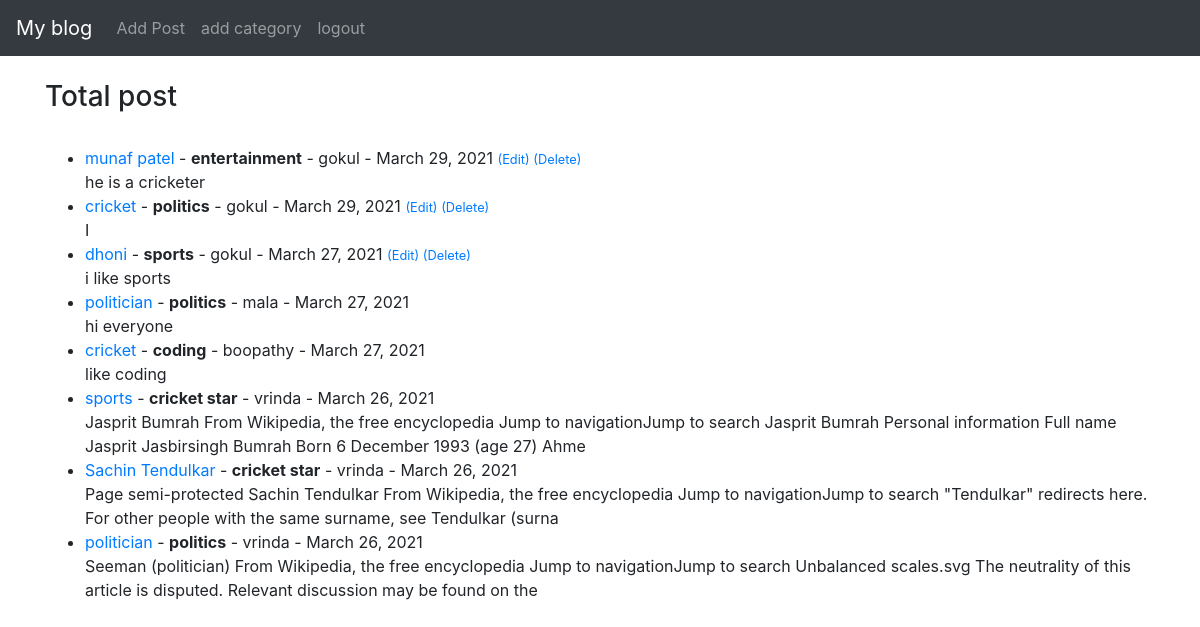
The page / (signed in) on the database its author committed.
### blogapp/models.py (models this page shows, shortened)
class post(models.Model):
    title = models.CharField(max_length=255)
    title_tag = models.CharField(max_length=255, default='My blog')
    author=models.ForeignKey(User,on_delete=models.CASCADE)
    body = models.TextField()
    postdate=models.DateField(auto_now=True)
    category=models.CharField(max_length=255,default='noncategorized')
    image = models.ImageField(null=True,blank=True, upload_to="images/")

### blogapp/views.py (the view)
# urls.py: path('',HomeView.as_view(),name='home'),
class HomeView(ListView):
    model = post
    template_name = 'home.html'
    ordering = ['-postdate']

### templates/home.html (shortened to what this page needs)
{% extends 'base.html' %}
{% block content%}
<h3>Total post</h3><br/>
<ul>
{% for post in object_list %}
    <li><a href="{% url 'articledetail' post.pk%}">{{post.title}} </a>
        - <strong>{{post.category}}</strong>
        - {{post.author}} - {{post.postdate}}
        <small>
            {% if user.is_authenticated %}
                {% if user.id == post.author.id %}
                   <a href="{% url 'update' post.pk %}">(Edit)</a>
                   <a href="{% url 'delete' post.pk %}">(Delete)</a>
                {% endif %}
            {% endif %}
    </small><br/>
        {{post.body | slice:"200"|safe }}</li>
{% endfor %}
</ul>
{% endblock %}

### rows shown on the page
post: title "munaf patel", category "entertainment", author "gokul", postdate "March 29, 2021", shows "(Edit)", body "he is a cricketer"
post: title "cricket", category "politics", author "gokul", postdate "March 29, 2021", shows "(Edit)", body "I"
post: title "dhoni", category "sports", author "gokul", postdate "March 27, 2021", shows "(Edit)", body "i like sports"
post: title "politician", category "politics", author "mala", postdate "March 27, 2021", body "hi everyone"
post: title "cricket", category "coding", author "boopathy", postdate "March 27, 2021", body "like coding"
post: title "sports", category "cricket star", author "vrinda", postdate "March 26, 2021", body "Jasprit Bumrah From Wikipedia, the free encyclopedia Jump to navigationJump to search Jasprit Bumrah Personal information Full name Jasprit Jasbirsingh Bumrah Born 6 December 1993 (age 27) Ahme"
post: title "Sachin Tendulkar", category "cricket star", author "vrinda", postdate "March 26, 2021", body "Page semi-protected Sachin Tendulkar From Wikipedia, the free encyclopedia Jump to navigationJump to search \"Tendulkar\" redirects here. For other people with the same surname, see Tendulkar (surna"
post: title "politician", category "politics", author "vrinda", postdate "March 26, 2021", body "Seeman (politician) From Wikipedia, the free encyclopedia Jump to navigationJump to search Unbalanced scales.svg The neutrality of this article is disputed. Relevant discussion may be found on the"
